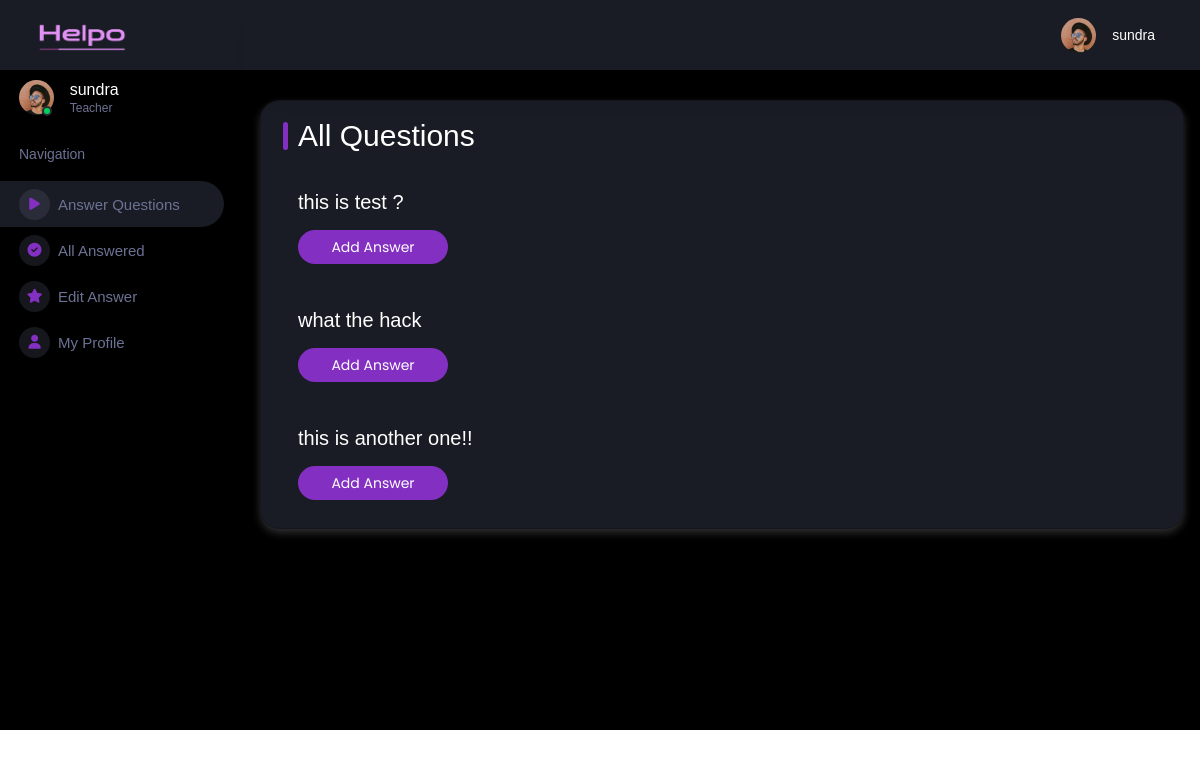
The app's page /all/ (signed in) with its own data.
### projectapp/models.py (models this page shows)
class StudentQuestion(models.Model):
    studentName = models.ForeignKey(User, on_delete=models.CASCADE)
    subject = models.CharField(max_length=255)
    question = RichTextField()
    answered = models.BooleanField(default=False)
    created_at = models.DateTimeField(auto_now_add=True)

### project/views.py (the view)
# urls.py: path('all/', views.allStudentQuestions),
def allStudentQuestions(request):
    if request.user.is_authenticated and request.user.is_staff:
        user_questions = StudentQuestion.objects.filter(answered=False)
        notifications = Notification.objects.filter(recipient=request.user, read=False)
        notifications_count = notifications.count()
        return render(request, 'teacher/questions.html', {'allQuestionsForTeacher': user_questions,'notifications': notifications,
                    'notifications_count': notifications_count})
    else:
        return redirect('/permission-denied')

### templates/teacher/questions.html (shortened to what this page needs)
<!DOCTYPE html>
<html lang="en">
  <head>
    <link rel="stylesheet" href="/static/assets/vendors/mdi/css/materialdesignicons.min.css">
    <link rel="stylesheet" href="/static/assets/vendors/ti-icons/css/themify-icons.css">
    <link rel="stylesheet" href="/static/assets/vendors/css/vendor.bundle.base.css">
    <link rel="stylesheet" href="/static/assets/vendors/font-awesome/css/font-awesome.min.css">
    <link rel="stylesheet" href="/static/assets/vendors/jvectormap/jquery-jvectormap.css">
    <link rel="stylesheet" href="/static/assets/vendors/flag-icon-css/css/flag-icons.min.css">
    <link rel="stylesheet" href="/static/assets/vendors/owl-carousel-2/owl.carousel.min.css">
    <link rel="stylesheet" href="/static/assets/vendors/owl-carousel-2/owl.theme.default.min.css">
    <link rel="stylesheet" href="/static/assets/css/style.css">
    <link rel="stylesheet" href="https://cdnjs.cloudflare.com/ajax/libs/font-awesome/6.6.0/css/all.min.css" />
  </head>
  <body>
    <div class="container-scroller">
      <nav class="sidebar sidebar-offcanvas" id="sidebar">
        <div class="sidebar-brand-wrapper d-none d-lg-flex align-items-center justify-content-center fixed-top">
          <a class="sidebar-brand brand-logo" style="width: 300px !important;" href="/"><img src="/static/assets/images/logo.png" alt="logo" /></a>
        </div>
        <ul class="nav">
          <li class="nav-item profile">
            <div class="profile-desc">
              <div class="profile-pic">
                <div class="count-indicator">
                  <img class="img-xs rounded-circle " src="/static/assets/images/faces/face15.jpg" alt="">
                  <span class="count bg-success"></span>
                </div>
                <div class="profile-name">
                  <h5 class="mb-0 font-weight-normal">{{request.user}}</h5>
                  <span>
                    {%if request.user.is_staff%}
                         Teacher
                    {% else %}
                        student
                    {% endif %}
                  </span>
                </div>
              </div>
            </div>
          </li>
          <li class="nav-item nav-category">
            <span class="nav-link">Navigation</span>
          </li>
          {%if request.user.is_staff%}
          <li class="nav-item menu-items">
            <a class="nav-link" href="/teacher/questions/" style="background: #191c24;">
              <span class="menu-icon">
                <i class="fa-solid fa-play" style="color: #8330c2 !important;"></i>
              </span>
              <span class="menu-title">Answer Questions</span>
              <i class="menu-arrow"></i>
            </a>
          </li>
            <li class="nav-item menu-items">
              <a class="nav-link" href="/teacher/allAnswered/">
                <span class="menu-icon">
                  <i class="fa-solid fa-circle-check" style="color: #8330c2 !important;"></i>
                </span>
                <span class="menu-title">All Answered</span>
                <i class="menu-arrow"></i>
              </a>
            </li>
            <li class="nav-item menu-items">
              <a class="nav-link" href="/sarkari">
                <span class="menu-icon">
                  <i class="fa-solid fa-star" style="color: #8330c2 !important;"></i>
                </span>
                <span class="menu-title">Edit Answer</span>
              </a>
            </li>
            <li class="nav-item menu-items">
              <a class="nav-link" href="/profile">
                <span class="menu-icon">
                  <i class="fa-solid fa-user" style="color: #8330c2 !important;"></i>
                </span>
                <span class="menu-title">My Profile</span>
              </a>
            </li>
          {% endif %}
        </ul>
      </nav>
      <div class="container-fluid page-body-wrapper">
        <nav class="navbar p-0 fixed-top d-flex flex-row">
          <div class="navbar-menu-wrapper flex-grow d-flex align-items-stretch">
            <button class="navbar-toggler navbar-toggler align-self-center" type="button" data-toggle="minimize">
              <span class="mdi mdi-menu"></span>
            </button>
            <ul class="navbar-nav w-100">
            </ul>
            <ul class="navbar-nav navbar-nav-right">
              <li class="nav-item dropdown">
                <a class="nav-link" id="profileDropdown" href="#" data-bs-toggle="dropdown">
                  <div class="navbar-profile">
                    <img class="img-xs rounded-circle" src="/static/assets/images/faces/face15.jpg" alt="">
                    <p class="mb-0 d-none d-sm-block navbar-profile-name">{{request.user}}</p>
                    <i class="mdi mdi-menu-down d-none d-sm-block"></i>
                  </div>
                </a>
              </li>
            </ul>
          </div>
        </nav>
        <div class="main-panel">
            <div class="content-wrapper">
                <div class="row">
                    <div class="card">
                      <div style="display: flex; gap: 10px; margin-left: 10px; margin-top: 17px !important;">
                        <div style="background-color: #8330c2; width: 5px; height: 28px; border-radius: 10px; margin-top: 4px;"></div>
                        <h2 style="font-weight: 500 !important;">All Questions</h2>
                    </div>
                        {% for question in allQuestionsForTeacher %}
                        <div class="card-body">
                            <h4 class="max-sizing">
                                 {{question.question | safe}}
                            </h4>
                            <a href="/teacher/questions/{{question.id}}" class="btn btn-rounded btn-fw" style="background-color: #8330c2 !important;">Add Answer</a>
                        </div>
                        {% endfor%}
                      </div>
                    </div>
                </div>
            </div>
      </div>
    </div>
  </body>
</html>

### templates/teacher/questions.html (style rules this page uses)
.max-sizing p { font-size: 20px; }

### records on screen
StudentQuestion: question "this is test ?"
StudentQuestion: question "what the hack"
StudentQuestion: question "this is another one!!"

### other values on screen
{{ request.user }} "sundra"
